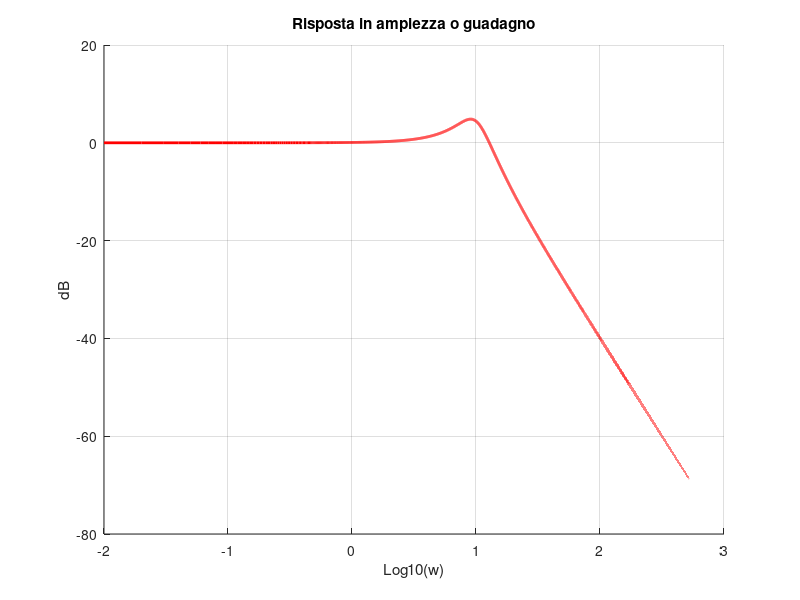
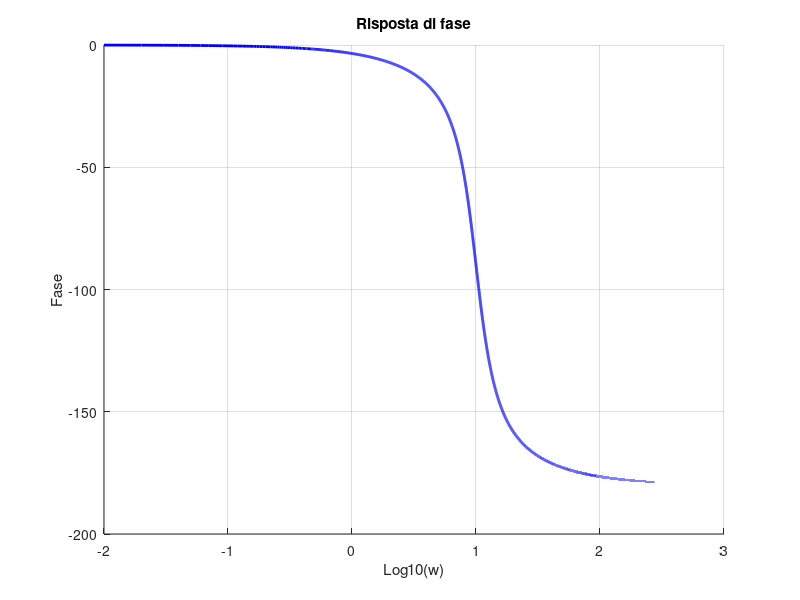

MATLAB code for these plots, in order:
w = 0.01:0.01:10^3;
wn = 10;
z = 0.3;

RE_TRINOMIO = 1-(w./wn).^2;
IM_TRINOMIO = 2*z*(w./wn);


TRINOMIO = RE_TRINOMIO+IM_TRINOMIO*i;

GdB = 20*log10(abs(TRINOMIO));
PH = 360/(2*pi)*angle(TRINOMIO);

h = figure(1);


title('Risposta in ampiezza o guadagno');

xlabel('Log10(w)');
ylabel('dB');
hold on;
grid on;

plot(log10(w), -GdB, 'r','linewidth',2);

h = figure(2);


title('Risposta di fase');

xlabel('Log10(w)');
ylabel('Fase');
hold on;
grid on;

plot(log10(w), -PH, 'b','linewidth',2);